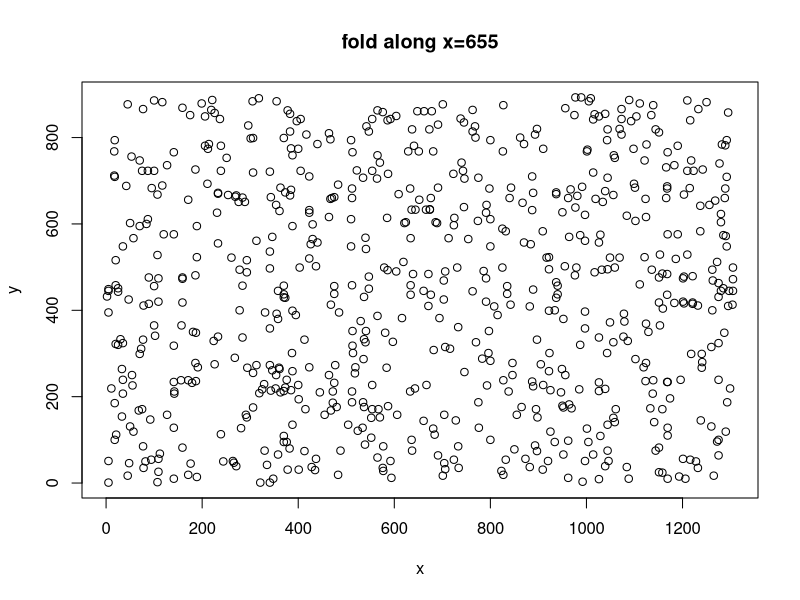
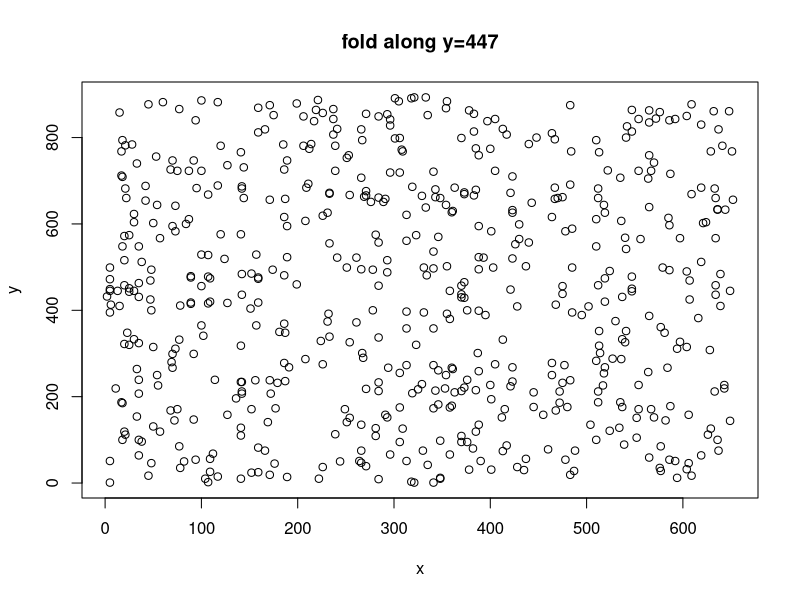
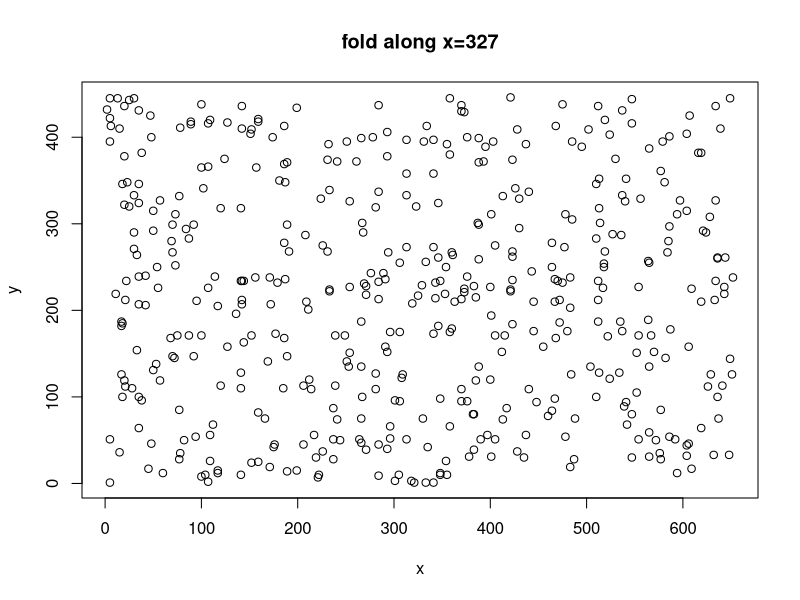
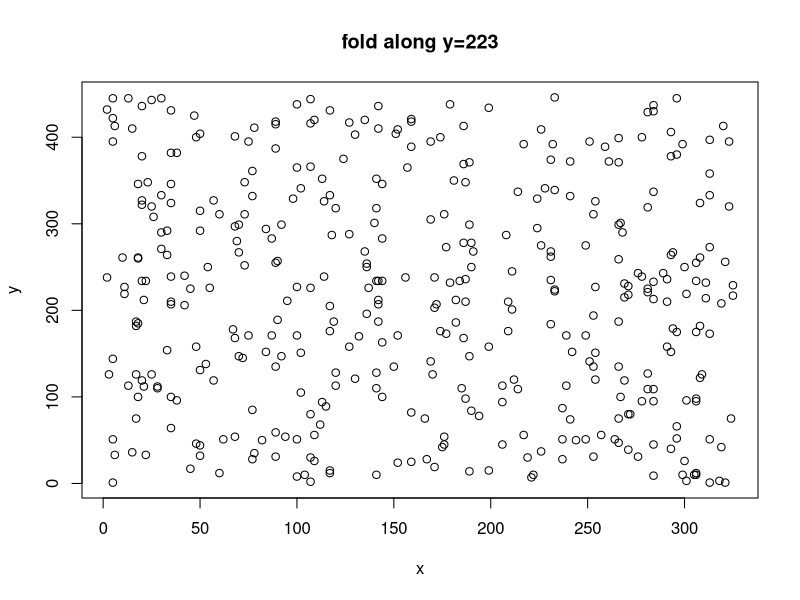
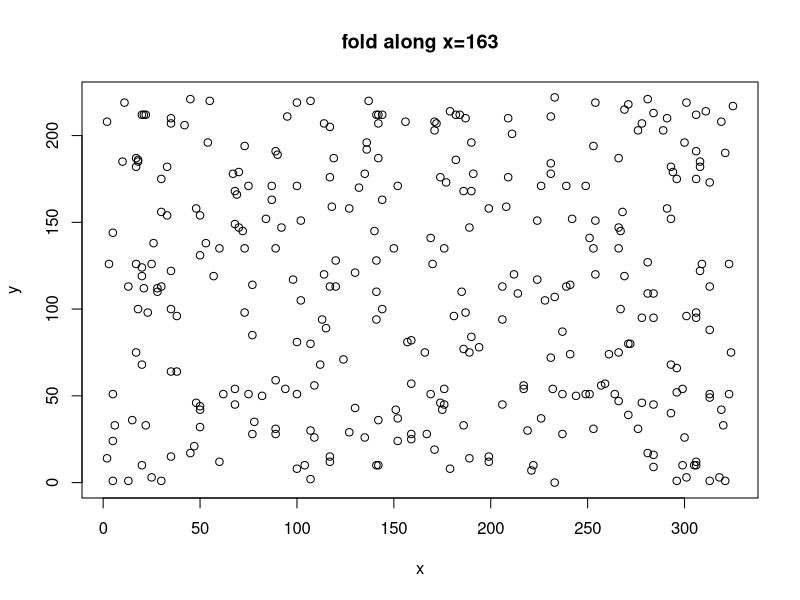
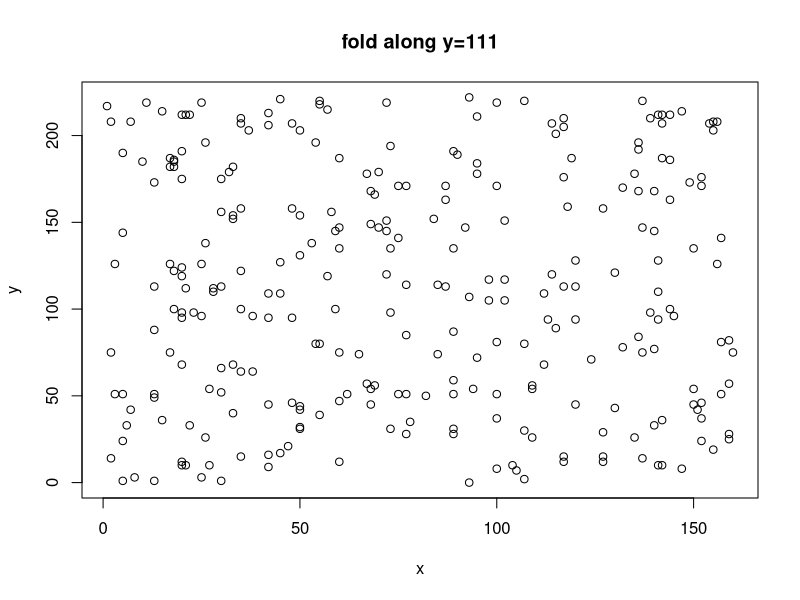
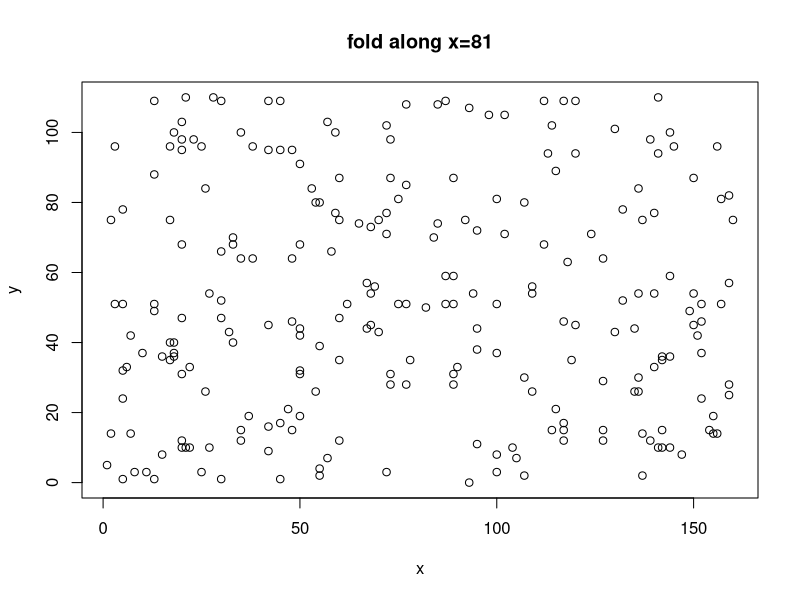
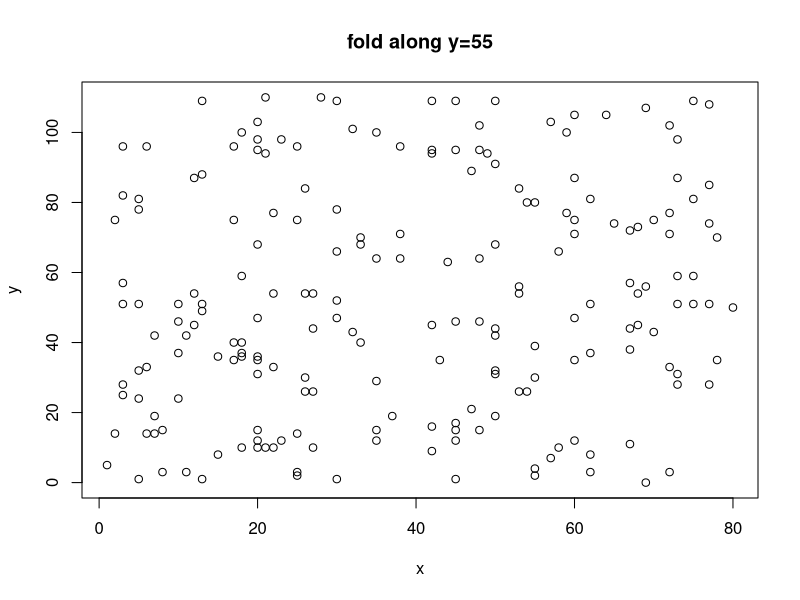

Write R code to recreate these figures, in order.
library(tidyverse)

data <- read.csv('13/day-13-input.csv', header=FALSE, colClasses = "character")
instructions <- data[723:734,]
data <- data[1:722,]
data <- data.frame(do.call('rbind', strsplit((data),',')))
data[] <- lapply(data, function(x) as.integer(x))
names(data) <- c('x','y')

#extract instruction info
instructions <- as.data.frame(instructions)

instructions$coord <- substr(instructions$instructions,12,12)
instructions$number <- as.numeric(gsub(".*?([0-9]+).*", "\\1", instructions$instructions))

#Part 1

#need to define new x-coord system with respect to fold line
#for every x,y coord, new x coord is abs(x-655)

coord <- instructions[1,2]
number <- instructions[1,3]

data_p1 <- data

data_p1[,coord] <- abs(data_p1[,coord] - number)

#Answer 1
nrow(unique(data_p1))

#Part 2

data_p2 <- data

for(i in 1:nrow(instructions)){
  coord <- instructions[i,2]
  number <- instructions[i,3]
  plot(data_p2, main = paste0(instructions[i,1]))
  
  for(c in 1:nrow(data_p2)){
       pos <- data_p2[c,coord]
       
      #need to change the coord if it is beyond the fold point
      if(pos > number ){
        data_p2[c,coord] <- number - abs(data_p2[c,coord] - number)
      }
       
    }
    
    data_p2 <- distinct(data_p2)
    print(nrow(data_p2))
  
}

#Because y increases top to bottom
data_p2$y <- - data_p2$y

plot(data_p2, pch=19, xlim=c(0,40), ylim=c(-30,0))
